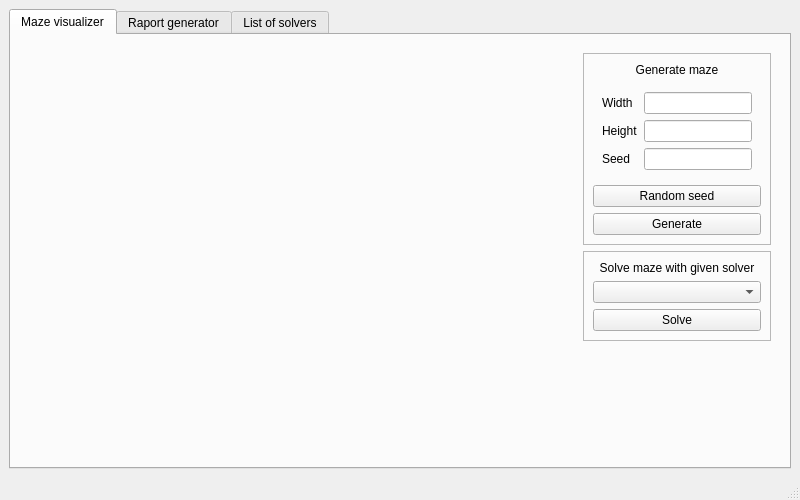
<?xml version="1.0" encoding="UTF-8"?>
<ui version="4.0">
 <class>MainWindow</class>
 <widget class="QMainWindow" name="MainWindow">
  <property name="geometry">
   <rect>
    <x>0</x>
    <y>0</y>
    <width>800</width>
    <height>500</height>
   </rect>
  </property>
  <property name="minimumSize">
   <size>
    <width>800</width>
    <height>500</height>
   </size>
  </property>
  <property name="windowTitle">
   <string>MainWindow</string>
  </property>
  <widget class="QWidget" name="centralwidget">
   <layout class="QHBoxLayout" name="horizontalLayout">
    <item>
     <widget class="QTabWidget" name="tabWidget">
      <property name="toolTip">
       <string>&lt;html&gt;&lt;head/&gt;&lt;body&gt;&lt;p&gt;&lt;br/&gt;&lt;/p&gt;&lt;/body&gt;&lt;/html&gt;</string>
      </property>
      <property name="whatsThis">
       <string>&lt;html&gt;&lt;head/&gt;&lt;body&gt;&lt;p&gt;&lt;br/&gt;&lt;/p&gt;&lt;/body&gt;&lt;/html&gt;</string>
      </property>
      <property name="currentIndex">
       <number>0</number>
      </property>
      <widget class="QWidget" name="maze_tab">
       <attribute name="title">
        <string>Maze visualizer</string>
       </attribute>
       <layout class="QHBoxLayout" name="horizontalLayout_3">
        <item>
         <widget class="QWidget" name="maze_tab_canvas" native="true"/>
        </item>
        <item>
         <widget class="QWidget" name="maze_tab_options_container" native="true">
          <property name="sizePolicy">
           <sizepolicy hsizetype="Maximum" vsizetype="Preferred">
            <horstretch>0</horstretch>
            <verstretch>0</verstretch>
           </sizepolicy>
          </property>
          <layout class="QVBoxLayout" name="verticalLayout_3">
           <item>
            <widget class="QFrame" name="maze_tab_generator_container">
             <property name="frameShape">
              <enum>QFrame::StyledPanel</enum>
             </property>
             <property name="frameShadow">
              <enum>QFrame::Raised</enum>
             </property>
             <layout class="QVBoxLayout" name="verticalLayout">
              <item>
               <widget class="QLabel" name="maze_tab_generator_label">
                <property name="layoutDirection">
                 <enum>Qt::LeftToRight</enum>
                </property>
                <property name="text">
                 <string>Generate maze</string>
                </property>
                <property name="alignment">
                 <set>Qt::AlignCenter</set>
                </property>
               </widget>
              </item>
              <item>
               <widget class="QWidget" name="maze_tab_generator_param_container" native="true">
                <layout class="QFormLayout" name="formLayout">
                 <item row="0" column="0">
                  <widget class="QLabel" name="maze_tab_generator_width_label">
                   <property name="text">
                    <string>Width</string>
                   </property>
                  </widget>
                 </item>
                 <item row="0" column="1">
                  <widget class="QLineEdit" name="maze_tab_generator_width"/>
                 </item>
                 <item row="1" column="0">
                  <widget class="QLabel" name="maze_tab_generator_height_label">
                   <property name="text">
                    <string>Height</string>
                   </property>
                  </widget>
                 </item>
                 <item row="1" column="1">
                  <widget class="QLineEdit" name="maze_tab_generator_height"/>
                 </item>
                 <item row="2" column="0">
                  <widget class="QLabel" name="maze_tab_generator_seed_label">
                   <property name="text">
                    <string>Seed</string>
                   </property>
                  </widget>
                 </item>
                 <item row="2" column="1">
                  <widget class="QLineEdit" name="maze_tab_generator_seed"/>
                 </item>
                </layout>
               </widget>
              </item>
              <item>
               <widget class="QPushButton" name="maze_tab_generator_btn_random">
                <property name="text">
                 <string>Random seed</string>
                </property>
               </widget>
              </item>
              <item>
               <widget class="QPushButton" name="maze_tab_generator_btn_generate">
                <property name="text">
                 <string>Generate</string>
                </property>
               </widget>
              </item>
             </layout>
            </widget>
           </item>
           <item>
            <widget class="QFrame" name="maze_tab_solver_container">
             <property name="frameShape">
              <enum>QFrame::StyledPanel</enum>
             </property>
             <property name="frameShadow">
              <enum>QFrame::Raised</enum>
             </property>
             <layout class="QVBoxLayout" name="verticalLayout_2">
              <item>
               <widget class="QLabel" name="maze_tab_solver_label">
                <property name="text">
                 <string>Solve maze with given solver</string>
                </property>
                <property name="alignment">
                 <set>Qt::AlignCenter</set>
                </property>
               </widget>
              </item>
              <item>
               <widget class="QComboBox" name="maze_tab_solver_selector"/>
              </item>
              <item>
               <widget class="QPushButton" name="maze_tab_solver_btn_solve">
                <property name="text">
                 <string>Solve</string>
                </property>
               </widget>
              </item>
             </layout>
            </widget>
           </item>
           <item>
            <spacer name="verticalSpacer">
             <property name="orientation">
              <enum>Qt::Vertical</enum>
             </property>
             <property name="sizeHint" stdset="0">
              <size>
               <width>20</width>
               <height>40</height>
              </size>
             </property>
            </spacer>
           </item>
          </layout>
         </widget>
        </item>
       </layout>
      </widget>
      <widget class="QWidget" name="generator_tab">
       <attribute name="title">
        <string>Raport generator</string>
       </attribute>
       <layout class="QHBoxLayout" name="horizontalLayout_7">
        <item>
         <widget class="QFrame" name="generator_tab_solvers_list_container">
          <property name="frameShape">
           <enum>QFrame::StyledPanel</enum>
          </property>
          <property name="frameShadow">
           <enum>QFrame::Raised</enum>
          </property>
          <layout class="QVBoxLayout" name="verticalLayout_5">
           <item>
            <widget class="QLabel" name="generator_tab_solvers_list_label">
             <property name="text">
              <string>Solvers to analyze</string>
             </property>
             <property name="alignment">
              <set>Qt::AlignCenter</set>
             </property>
            </widget>
           </item>
           <item>
            <widget class="QListWidget" name="generator_tab_solvers_list"/>
           </item>
          </layout>
         </widget>
        </item>
        <item>
         <widget class="QFrame" name="generator_tab_seeds_list_container">
          <property name="frameShape">
           <enum>QFrame::StyledPanel</enum>
          </property>
          <property name="frameShadow">
           <enum>QFrame::Raised</enum>
          </property>
          <layout class="QVBoxLayout" name="verticalLayout_7">
           <item>
            <widget class="QLabel" name="generator_tab_seeds_list_label">
             <property name="text">
              <string>Maze seeds for analysis</string>
             </property>
             <property name="alignment">
              <set>Qt::AlignCenter</set>
             </property>
            </widget>
           </item>
           <item>
            <widget class="QListWidget" name="generator_tab_seeds_list"/>
           </item>
          </layout>
         </widget>
        </item>
        <item>
         <widget class="QWidget" name="generator_tab_btn_container" native="true">
          <property name="sizePolicy">
           <sizepolicy hsizetype="Preferred" vsizetype="Preferred">
            <horstretch>0</horstretch>
            <verstretch>0</verstretch>
           </sizepolicy>
          </property>
          <layout class="QVBoxLayout" name="verticalLayout_9">
           <item>
            <widget class="QFrame" name="generator_tab_seed_edit_container">
             <property name="frameShape">
              <enum>QFrame::StyledPanel</enum>
             </property>
             <property name="frameShadow">
              <enum>QFrame::Raised</enum>
             </property>
             <layout class="QVBoxLayout" name="verticalLayout_6">
              <item>
               <widget class="QLabel" name="generator_tab_seed_edit_label">
                <property name="text">
                 <string>Seed list edit</string>
                </property>
                <property name="alignment">
                 <set>Qt::AlignCenter</set>
                </property>
               </widget>
              </item>
              <item>
               <widget class="QWidget" name="generator_tab_seed_edit_seed_container" native="true">
                <layout class="QHBoxLayout" name="horizontalLayout_2">
                 <item>
                  <widget class="QLabel" name="generator_tab_seed_edit_seed_label">
                   <property name="text">
                    <string>Seed</string>
                   </property>
                  </widget>
                 </item>
                 <item>
                  <widget class="QLineEdit" name="generator_tab_seed_edit_seed"/>
                 </item>
                </layout>
               </widget>
              </item>
              <item>
               <widget class="QWidget" name="generator_tab_seed_edit_btn_container_up" native="true">
                <layout class="QHBoxLayout" name="horizontalLayout_4">
                 <item>
                  <widget class="QPushButton" name="generator_tab_seed_edit_btn_add">
                   <property name="text">
                    <string>Add</string>
                   </property>
                  </widget>
                 </item>
                 <item>
                  <widget class="QPushButton" name="generator_tab_seed_edit_btn_edit">
                   <property name="text">
                    <string>Edit</string>
                   </property>
                  </widget>
                 </item>
                </layout>
               </widget>
              </item>
              <item>
               <widget class="QWidget" name="generator_tab_seed_edit_btn_container_down" native="true">
                <layout class="QHBoxLayout" name="horizontalLayout_5">
                 <item>
                  <widget class="QPushButton" name="generator_tab_seed_edit_btn_remove">
                   <property name="text">
                    <string>Remove</string>
                   </property>
                  </widget>
                 </item>
                 <item>
                  <widget class="QPushButton" name="generator_tab_seed_edit_btn_clear_list">
                   <property name="text">
                    <string>Clear list</string>
                   </property>
                  </widget>
                 </item>
                </layout>
               </widget>
              </item>
             </layout>
            </widget>
           </item>
           <item>
            <widget class="QFrame" name="generator_tab_seeds_generate_container">
             <property name="frameShape">
              <enum>QFrame::StyledPanel</enum>
             </property>
             <property name="frameShadow">
              <enum>QFrame::Raised</enum>
             </property>
             <layout class="QVBoxLayout" name="verticalLayout_8">
              <item>
               <widget class="QLabel" name="generator_tab_seeds_generate_label">
                <property name="text">
                 <string>Random seed generator</string>
                </property>
                <property name="alignment">
                 <set>Qt::AlignCenter</set>
                </property>
               </widget>
              </item>
              <item>
               <widget class="QWidget" name="generator_tab_seeds_generate_amount_container" native="true">
                <layout class="QHBoxLayout" name="horizontalLayout_6">
                 <item>
                  <widget class="QLabel" name="generator_tab_seeds_generate_amount_label">
                   <property name="text">
                    <string>Number of seeds to generate</string>
                   </property>
                  </widget>
                 </item>
                 <item>
                  <widget class="QLineEdit" name="generator_tab_seeds_generate_amount"/>
                 </item>
                </layout>
               </widget>
              </item>
              <item>
               <widget class="QPushButton" name="generator_tab_seeds_generate_btn">
                <property name="text">
                 <string>Generate</string>
                </property>
               </widget>
              </item>
             </layout>
            </widget>
           </item>
           <item>
            <spacer name="verticalSpacer_2">
             <property name="orientation">
              <enum>Qt::Vertical</enum>
             </property>
             <property name="sizeHint" stdset="0">
              <size>
               <width>315</width>
               <height>66</height>
              </size>
             </property>
            </spacer>
           </item>
           <item>
            <widget class="QPushButton" name="generator_tab_btn_raport_generate">
             <property name="text">
              <string>Generate raport</string>
             </property>
            </widget>
           </item>
          </layout>
         </widget>
        </item>
       </layout>
      </widget>
      <widget class="QWidget" name="solvers_tab">
       <attribute name="title">
        <string>List of solvers</string>
       </attribute>
       <layout class="QVBoxLayout" name="verticalLayout_10">
        <item>
         <widget class="QTableWidget" name="solvers_tab_list">
          <property name="maximumSize">
           <size>
            <width>16777215</width>
            <height>16777215</height>
           </size>
          </property>
          <property name="frameShape">
           <enum>QFrame::StyledPanel</enum>
          </property>
          <property name="midLineWidth">
           <number>0</number>
          </property>
          <property name="editTriggers">
           <set>QAbstractItemView::NoEditTriggers</set>
          </property>
          <property name="alternatingRowColors">
           <bool>true</bool>
          </property>
          <property name="selectionMode">
           <enum>QAbstractItemView::SingleSelection</enum>
          </property>
          <property name="selectionBehavior">
           <enum>QAbstractItemView::SelectRows</enum>
          </property>
          <property name="gridStyle">
           <enum>Qt::SolidLine</enum>
          </property>
          <property name="cornerButtonEnabled">
           <bool>true</bool>
          </property>
          <property name="rowCount">
           <number>0</number>
          </property>
          <property name="columnCount">
           <number>2</number>
          </property>
          <attribute name="horizontalHeaderVisible">
           <bool>true</bool>
          </attribute>
          <attribute name="horizontalHeaderCascadingSectionResizes">
           <bool>false</bool>
          </attribute>
          <attribute name="horizontalHeaderMinimumSectionSize">
           <number>300</number>
          </attribute>
          <attribute name="horizontalHeaderDefaultSectionSize">
           <number>300</number>
          </attribute>
          <attribute name="horizontalHeaderStretchLastSection">
           <bool>true</bool>
          </attribute>
          <attribute name="verticalHeaderVisible">
           <bool>true</bool>
          </attribute>
          <column>
           <property name="text">
            <string>Name</string>
           </property>
           <property name="background">
            <color>
             <red>255</red>
             <green>255</green>
             <blue>255</blue>
            </color>
           </property>
          </column>
          <column>
           <property name="text">
            <string>Command</string>
           </property>
           <property name="background">
            <color>
             <red>255</red>
             <green>255</green>
             <blue>255</blue>
            </color>
           </property>
          </column>
         </widget>
        </item>
        <item>
         <widget class="QWidget" name="solvers_tab_name_container" native="true">
          <layout class="QHBoxLayout" name="horizontalLayout_8">
           <item>
            <widget class="QLabel" name="solvers_tab_name_label">
             <property name="text">
              <string>Name</string>
             </property>
            </widget>
           </item>
           <item>
            <widget class="QLineEdit" name="solvers_tab_name">
             <property name="mouseTracking">
              <bool>true</bool>
             </property>
             <property name="focusPolicy">
              <enum>Qt::StrongFocus</enum>
             </property>
            </widget>
           </item>
          </layout>
         </widget>
        </item>
        <item>
         <widget class="QWidget" name="solvers_tab_command_container" native="true">
          <layout class="QHBoxLayout" name="horizontalLayout_9">
           <item>
            <widget class="QLabel" name="solvers_tab_command_label">
             <property name="text">
              <string>Launching command</string>
             </property>
            </widget>
           </item>
           <item>
            <widget class="QLineEdit" name="solvers_tab_command">
             <property name="mouseTracking">
              <bool>true</bool>
             </property>
             <property name="focusPolicy">
              <enum>Qt::StrongFocus</enum>
             </property>
             <property name="frame">
              <bool>true</bool>
             </property>
             <property name="clearButtonEnabled">
              <bool>false</bool>
             </property>
            </widget>
           </item>
          </layout>
         </widget>
        </item>
        <item>
         <widget class="QWidget" name="solvers_tab_btn_container" native="true">
          <layout class="QHBoxLayout" name="horizontalLayout_10">
           <item>
            <widget class="QPushButton" name="solvers_tab_btn_add">
             <property name="text">
              <string>Add</string>
             </property>
            </widget>
           </item>
           <item>
            <widget class="QPushButton" name="solvers_tab_btn_edit">
             <property name="text">
              <string>Edit</string>
             </property>
            </widget>
           </item>
           <item>
            <widget class="QPushButton" name="solvers_tab_btn_remove">
             <property name="text">
              <string>Remove</string>
             </property>
            </widget>
           </item>
          </layout>
         </widget>
        </item>
       </layout>
      </widget>
     </widget>
    </item>
   </layout>
  </widget>
  <widget class="QStatusBar" name="statusbar"/>
 </widget>
 <resources/>
 <connections/>
</ui>
